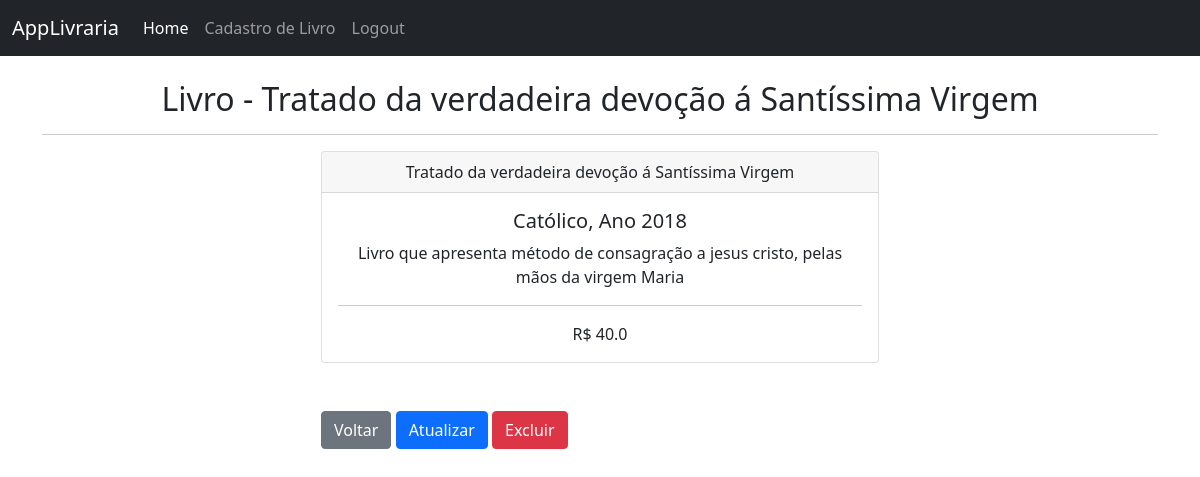
The app's page /book/5/ (signed in) with its own data.
### livraria/models.py (models this page shows, shortened)
class Book(models.Model):
    created_at = models.DateTimeField(auto_now_add=True)
    title = models.CharField(max_length=50)
    description = models.CharField(max_length=200)
    year = models.IntegerField()
    genre = models.CharField(max_length=30)
    value = models.FloatField()

### livraria/views.py (the view)
# urls.py: path('book/<int:id>/', book_detail, name='book'),
def book_detail(request, id):
    if request.user.is_authenticated:
        book = Book.objects.get(id=id)
        return render(request, 'book.html', {'book':book})
    else:
        messages.error(request, 'Você precisa estar logado!')
        return redirect('home')

### livraria/templates/book.html
{% extends 'base.html' %}
{% block content %}
     <h2 class="text-center"> Livro - {{book.title}}</h2>
     <hr>
     <div class="col-md-6 offset-md-3">
        <div class="card">
            <div class="card-header text-center">
                {{book.title}}
            </div>
            <div class="card-body text-center">
                <h5 class="card-title">{{book.genre}}, Ano {{book.year}}</h5>
                <p>{{book.description}}</p>
                <hr>
                <span>R$ {{book.value}}</span>
            </div>
        </div>
        <br><br>
        <a href="{% url 'home' %}" class="btn btn-secondary">Voltar</a>
        <a href="{% url 'update_book' book.id %}" class="btn btn-primary">Atualizar</a>
        <a href="{% url 'delete_book' book.id %}" class="btn btn-danger">Excluir</a>
     </div>
{% endblock %}

### records on screen
Book: title "Tratado da verdadeira devoção á Santíssima Virgem", genre "Católico", year "2018", description "Livro que apresenta método de consagração a jesus cristo, pelas mãos da virgem Maria", value "40.0"
